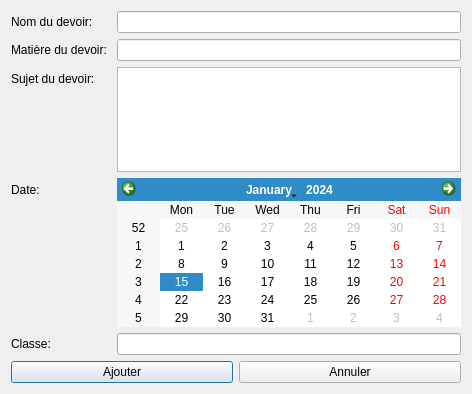
<?xml version="1.0" encoding="UTF-8"?>
<ui version="4.0">
 <class>FenAddDevoir</class>
 <widget class="QDialog" name="FenAddDevoir">
  <property name="geometry">
   <rect>
    <x>0</x>
    <y>0</y>
    <width>472</width>
    <height>394</height>
   </rect>
  </property>
  <property name="windowTitle">
   <string>Agenda-Online - Création de devoir</string>
  </property>
  <layout class="QGridLayout" name="gridLayout_2">
   <item row="1" column="0">
    <layout class="QGridLayout" name="gridLayout">
     <item row="0" column="0">
      <widget class="QPushButton" name="addDevoir">
       <property name="text">
        <string>Ajouter</string>
       </property>
      </widget>
     </item>
     <item row="0" column="1">
      <widget class="QPushButton" name="cancelDevoir">
       <property name="text">
        <string>Annuler</string>
       </property>
      </widget>
     </item>
    </layout>
   </item>
   <item row="0" column="0">
    <layout class="QFormLayout" name="formLayout">
     <item row="0" column="0">
      <widget class="QLabel" name="nomDuDevoirLabel">
       <property name="text">
        <string>Nom du devoir: </string>
       </property>
      </widget>
     </item>
     <item row="0" column="1">
      <widget class="QLineEdit" name="DevoirName"/>
     </item>
     <item row="1" column="0">
      <widget class="QLabel" name="matiReDuDevoirLabel">
       <property name="text">
        <string>Matière du devoir: </string>
       </property>
      </widget>
     </item>
     <item row="1" column="1">
      <widget class="QLineEdit" name="matiereDevoir"/>
     </item>
     <item row="2" column="0">
      <widget class="QLabel" name="sujetDuDevoirLabel">
       <property name="text">
        <string>Sujet du devoir: </string>
       </property>
      </widget>
     </item>
     <item row="2" column="1">
      <widget class="QPlainTextEdit" name="sujetDevoir"/>
     </item>
     <item row="3" column="0">
      <widget class="QLabel" name="dateLabel">
       <property name="text">
        <string>Date: </string>
       </property>
      </widget>
     </item>
     <item row="3" column="1">
      <widget class="QCalendarWidget" name="calendar"/>
     </item>
     <item row="4" column="0">
      <widget class="QLabel" name="classeLabel">
       <property name="text">
        <string>Classe: </string>
       </property>
      </widget>
     </item>
     <item row="4" column="1">
      <widget class="QLineEdit" name="classeDevoir"/>
     </item>
    </layout>
   </item>
  </layout>
 </widget>
 <resources/>
 <connections/>
</ui>
